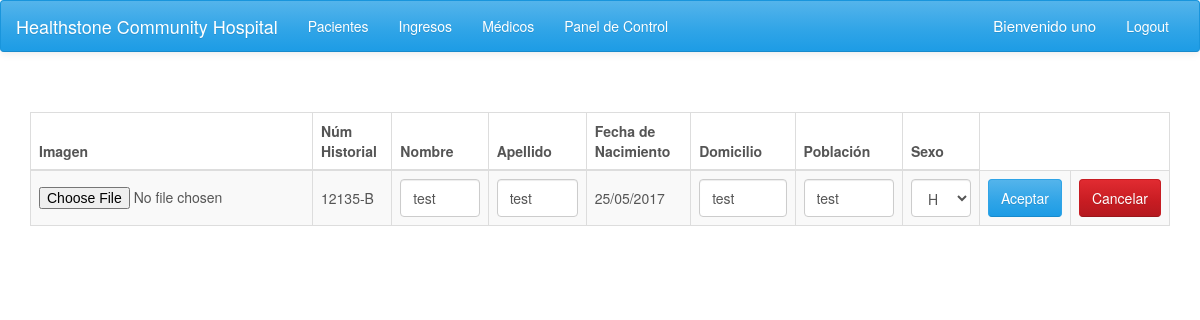
Page /modificarpacientes.php?cod=12135-B (signed in) on the committed database.
### tables this page shows
CREATE TABLE IF NOT EXISTS `pacientes` (
  `Num_Historial` varchar(9) NOT NULL,
  `Nom_Paciente` varchar(50) DEFAULT NULL,
  `Apell_Paciente` varchar(50) DEFAULT NULL,
  `FNacimiento` datetime DEFAULT NULL,
  `Domicilio` varchar(30) DEFAULT NULL,
  `Poblacion` varchar(25) DEFAULT NULL,
  `Sexo` varchar(1) DEFAULT NULL,
  PRIMARY KEY (`Num_Historial`)
);

### modificarpacientes.php (the view, shortened to what this page needs)
<?php include 'header.php'; ?>
<div class="container">
  <br><br>
  <div class="row">
    <div class="col-lg-12 col-md-12 col-sm-12 col-sx-12">
      <?php
        require_once 'conexion.php';
        $sql = "SELECT Num_Historial, Nom_Paciente, Apell_Paciente, FNacimiento, Domicilio, Poblacion, Sexo FROM pacientes WHERE Num_Historial='" . $_REQUEST['cod'] . "';";
        $result = $conexion->query($sql);
        if ($result->num_rows > 0) {
            ?>
            <table class="table table-striped table-hover table-bordered">
              <thead>
                <tr>
                  <th>Imagen</th>
                  <th>Núm Historial</th>
                  <th>Nombre</th>
                  <th>Apellido</th>
                  <th>Fecha de Nacimiento</th>
                  <th>Domicilio</th>
                  <th>Población</th>
                  <th>Sexo</th>
                </tr>
              </thead>
              <tbody>
            <?php
             while($row = $result->fetch_assoc()) {
               ?>
              <form class="form-group" action="modificarpacientes2.php" method="post" enctype="multipart/form-data">
                <tr>
                  <td style="vertical-align:middle"><input type="file" name="fileToUpload" id="fileToUpload">
                  <input type="hidden" value="Upload Image" name="submit"></td>
                  <td style="vertical-align:middle"><div><?php echo $row["Num_Historial"] ?></div> <input type="hidden" name="Num_Historial" value="<?php echo $row["Num_Historial"] ?>" class="disabled"> </td>
                  <td style="vertical-align:middle"> <input class="form-control" type="text" name="Nom_Paciente" value="<?php echo $row["Nom_Paciente"] ?>"> </td>
                  <td style="vertical-align:middle"> <input class="form-control" type="text" name="Apell_Paciente" value="<?php echo $row["Apell_Paciente"] ?>"> </td>
                  <td style="vertical-align:middle"> <?php echo date_format(date_create($row["FNacimiento"]), 'd/m/Y'); ?> </td>
                  <td style="vertical-align:middle"> <input class="form-control" type="text" name="Domicilio" value="<?php echo $row["Domicilio"] ?>"> </td>
                  <td style="vertical-align:middle"> <input class="form-control" type="text" name="Poblacion" value="<?php echo $row["Poblacion"] ?>"> </td>
                  <td style="vertical-align:middle">
                    <select  name="Sexo" class="form-control" id="select" style="width:60px">
                      <option value="H" <?php if ($row["Sexo"]=="H") {echo "selected";}  ?>>H</option>
                    </select>
                  </td>
                  <?php
                  if (isset($_SESSION['usuario'])){
                    ?>
                      <td><input type="submit" name="" value="Aceptar" class="btn btn-primary confirmar"></td>
                      <td><a href="pacientes.php" class="btn btn-danger">Cancelar</a></td>
                    <?php
                   }
                  ?>
                </tr>
               <?php
             }
            ?>
              </form>
              </tbody>
            </table>
            <?php
        } else {
             echo "0 resultados";
        }
      ?>
    </div>
  </div>
</div>
<?php include 'footer.php'; ?>

### rows in the picture
pacientes: Num_Historial "12135-B", Nom_Paciente "test", Apell_Paciente "test", FNacimiento "25/05/2017", Domicilio "test", Poblacion "test", Sexo "H"

### other values in the picture
$_SESSION['usuario'] "uno"
